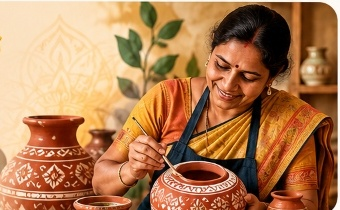
#> input picture apps/mobile/assets/images/artisan_hero.jpg, 340 x 210 px
$ python -i image_studio.py   (imports and definitions only)
#> lines starting #> are read from the running program, lines starting #| are printed output that depends on the picture
#> further down, picture is the input picture: PIL image 340x210 RGB; mean R, G, B 176.3, 124, 82.7
### services/api/app/utils/storage.py
"""Storage utility supporting Cloudinary, MinIO / S3, and local filesystem fallback."""
import io
import json
import os
import uuid
from pathlib import Path
from urllib.parse import urlparse
from app.config import settings

UPLOAD_DIR = Path("uploads")
UPLOAD_DIR.mkdir(parents=True, exist_ok=True)


class StorageService:
    def __init__(self):
        self._client = None
        self._checked = False
        self._available = False

    # [28 lines left out: functions _has_cloudinary, _get_client, not called in this run]

    async def upload_file(self, file_bytes: bytes, filename: str, content_type: str = "image/jpeg") -> str:
        """Upload a file to Cloudinary if configured, else MinIO if available, otherwise local filesystem."""
        ext = os.path.splitext(filename)[1] or ".jpg"
        unique_name = f"{uuid.uuid4().hex}{ext}"

        # 1. Cloudinary upload if configured
        if self._has_cloudinary():
            try:
                import cloudinary
                import cloudinary.uploader
                cloudinary.config(
                    cloud_name=settings.CLOUDINARY_CLOUD_NAME,
                    api_key=settings.CLOUDINARY_API_KEY,
                    api_secret=settings.CLOUDINARY_API_SECRET,
                    secure=True,
                )
                res = cloudinary.uploader.upload(
                    file_bytes,
                    public_id=os.path.splitext(unique_name)[0],
                    resource_type="image",
                    folder="kalasathi",
                )
                if res and res.get("secure_url"):
                    return res["secure_url"]
            except Exception:
                pass

        # 2. MinIO / S3 upload if available
        client = self._get_client()
        if client:
            try:
                data_stream = io.BytesIO(file_bytes)
                if not client.bucket_exists(settings.MINIO_BUCKET):
                    client.make_bucket(settings.MINIO_BUCKET)
                client.set_bucket_policy(
                    settings.MINIO_BUCKET,
                    json.dumps({
                        "Version": "2012-10-17",
                        "Statement": [{
                            "Effect": "Allow",
                            "Principal": {"AWS": ["*"]},
                            "Action": ["s3:GetObject"],
                            "Resource": [f"arn:aws:s3:::{settings.MINIO_BUCKET}/*"],
                        }],
                    }),
                )
                client.put_object(
                    settings.MINIO_BUCKET,
                    unique_name,
                    data_stream,
                    length=len(file_bytes),
                    content_type=content_type,
                )
                public_base = settings.MINIO_PUBLIC_URL.rstrip("/")
                if not public_base:
                    protocol = "https" if settings.MINIO_USE_SSL else "http"
                    endpoint = "localhost:9000" if settings.MINIO_ENDPOINT.startswith("minio:") else settings.MINIO_ENDPOINT
                    public_base = f"{protocol}://{endpoint}"
                return f"{public_base}/{settings.MINIO_BUCKET}/{unique_name}"
            except Exception:
                self._available = False

        # 3. Local storage fallback - fast and reliable
        if settings.ENVIRONMENT.lower() == "production":
            raise RuntimeError("Configured image storage is unavailable in production")
        file_path = UPLOAD_DIR / unique_name
        with open(file_path, "wb") as f:
            f.write(file_bytes)
        api_base = settings.PUBLIC_API_URL.rstrip("/")
        return f"{api_base}/uploads/{unique_name}"

    async def delete_file(self, url: str) -> None:
        """Best-effort deletion for an image removed from a draft."""
        parsed = urlparse(url)
        path_parts = [part for part in parsed.path.split("/") if part]

        if "res.cloudinary.com" in (parsed.hostname or "") and self._has_cloudinary():
            try:
                import cloudinary
                import cloudinary.uploader
                cloudinary.config(
                    cloud_name=settings.CLOUDINARY_CLOUD_NAME,
                    api_key=settings.CLOUDINARY_API_KEY,
                    api_secret=settings.CLOUDINARY_API_SECRET,
                    secure=True,
                )
                upload_index = path_parts.index("upload")
                public_parts = path_parts[upload_index + 1:]
                if public_parts and public_parts[0].startswith("v") and public_parts[0][1:].isdigit():
                    public_parts = public_parts[1:]
                if public_parts:
                    public_id = "/".join(public_parts)
                    public_id = os.path.splitext(public_id)[0]
                    cloudinary.uploader.destroy(public_id, resource_type="image")
            except Exception:
                pass
            return

        if path_parts and path_parts[0] == settings.MINIO_BUCKET:
            client = self._get_client()
            if client and len(path_parts) > 1:
                try:
                    client.remove_object(settings.MINIO_BUCKET, "/".join(path_parts[1:]))
                except Exception:
                    pass
            return

        if len(path_parts) == 2 and path_parts[0] == "uploads":
            filename = Path(path_parts[1]).name
            target = (UPLOAD_DIR / filename).resolve()
            if target.parent == UPLOAD_DIR.resolve():
                try:
                    target.unlink(missing_ok=True)
                except OSError:
                    pass


storage = StorageService()

### services/api/app/utils/image_studio.py
"""AI Image Studio: High-performance professional product photography engine.
Generates exactly 10 distinct, selectable variations while strictly preserving
the authentic product's identity, color, texture, and geometry.
"""
import io
import base64
import numpy as np
import cv2
from PIL import Image, ImageDraw, ImageFilter
from app.utils.storage import storage


# [39 lines left out: function remove_background, not called in this run]


def correct_lighting_and_white_balance(image: Image.Image) -> Image.Image:
    """Applies Gray World white balance and CLAHE contrast enhancement."""
    cv_img = cv2.cvtColor(np.array(image.convert("RGB")), cv2.COLOR_RGB2BGR)

    # 1. Auto White Balance via Gray World Assumption
    result = cv_img.copy().astype(np.float32)
    avg_b = np.mean(result[:, :, 0])
#> avg_b = 82.75
    avg_g = np.mean(result[:, :, 1])
#> avg_g = 124
    avg_r = np.mean(result[:, :, 2])
#> avg_r = 176.3
    avg_gray = (avg_b + avg_g + avg_r) / 3.0
#> avg_gray = 127.7

    if avg_b > 0 and avg_g > 0 and avg_r > 0:
        result[:, :, 0] = np.clip(result[:, :, 0] * (avg_gray / avg_b), 0, 255)
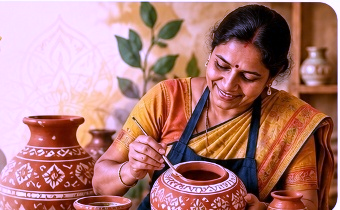
#> result: shape (210, 340, 3) float32; mean B, G, R 120.5, 124, 176.3
        result[:, :, 1] = np.clip(result[:, :, 1] * (avg_gray / avg_g), 0, 255)
        result[:, :, 2] = np.clip(result[:, :, 2] * (avg_gray / avg_r), 0, 255)
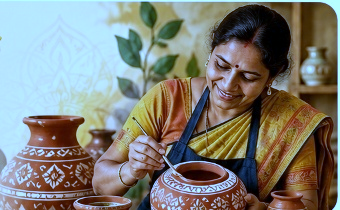
#> result: shape (210, 340, 3) float32; mean B, G, R 120.5, 127.7, 127.7

    balanced = result.astype(np.uint8)

    # 2. CLAHE contrast enhancement on Lightness channel
    lab = cv2.cvtColor(balanced, cv2.COLOR_BGR2LAB)
#> lab: shape (210, 340, 3); mean of channels 0, 1, 2 133.6, 129.5, 133.3
    l_channel, a_channel, b_channel = cv2.split(lab)
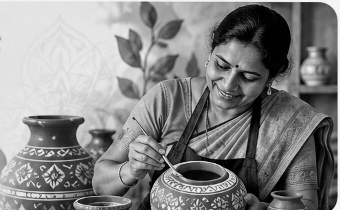
#> l_channel: shape (210, 340); min 0, max 244, mean 133.6
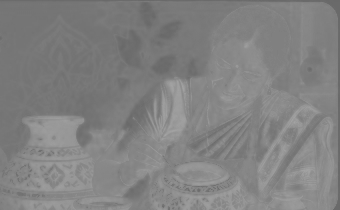
#> a_channel: shape (210, 340); min 104, max 163, mean 129.5
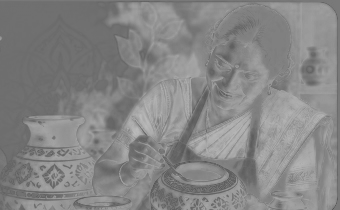
#> b_channel: shape (210, 340); min 84, max 187, mean 133.3
    clahe = cv2.createCLAHE(clipLimit=2.0, tileGridSize=(8, 8))
    enhanced_l = clahe.apply(l_channel)
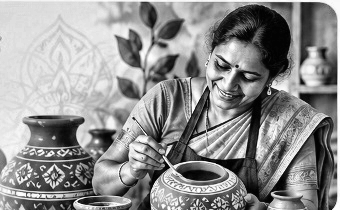
#> enhanced_l: shape (210, 340); min 0, max 255, mean 144
    merged_lab = cv2.merge([enhanced_l, a_channel, b_channel])
#> merged_lab: shape (210, 340, 3); mean of channels 0, 1, 2 144, 129.5, 133.3
    enhanced_bgr = cv2.cvtColor(merged_lab, cv2.COLOR_LAB2BGR)
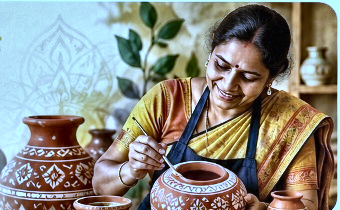
#> enhanced_bgr: shape (210, 340, 3); mean B, G, R 130.2, 137.9, 138.5

    return Image.fromarray(cv2.cvtColor(enhanced_bgr, cv2.COLOR_BGR2RGB))


# [51 lines left out: function create_variation_composition, not called in this run]


# Exactly 10 distinct, selectable variations conforming to user specifications
VARIATION_SPECS = [
    {
        "id": "var_1",
        "style": "clean_white_studio",
        "title": "Clean White Studio",
        "title_hi": "स्वच्छ सफेद स्टूडियो",
        "title_mr": "स्वच्छ पांढरी स्टुडिओ पार्श्वभूमी",
        "desc": "Pristine white e-commerce catalog studio background with zero distractions.",
        "bg_top": (255, 255, 255),
        "bg_bottom": (255, 255, 255),
        "zoom": 1.0,
        "shadow": False,
        "shadow_opacity": 0,
        "shift_x": 0,
        "shift_y": 0,
    },
    {
        "id": "var_2",
        "style": "warm_cream_studio",
        "title": "Warm Cream Studio",
        "title_hi": "वार्म क्रीम स्टूडियो",
        "title_mr": "उबदार मलईदार स्टुडिओ पार्श्वभूमी",
        "desc": "Warm cream tone enhancing earthy terracotta, textiles, and warm handicrafts.",
        "bg_top": (253, 251, 247),
        "bg_bottom": (248, 243, 233),
        "zoom": 1.0,
        "shadow": True,
        "shadow_opacity": 65,
        "shift_x": 0,
        "shift_y": 0,
    },
    {
        "id": "var_3",
        "style": "neutral_beige",
        "title": "Neutral Beige Backdrop",
        "title_hi": "न्यूट्रल बेज पृष्ठभूमि",
        "title_mr": "तटस्थ बेज पार्श्वभूमी",
        "desc": "Elegant matte neutral beige backdrop creating an artisanal organic aesthetic.",
        "bg_top": (244, 239, 232),
        "bg_bottom": (235, 227, 218),
        "zoom": 1.0,
        "shadow": True,
        "shadow_opacity": 75,
        "shift_x": 0,
        "shift_y": 0,
    },
    {
        "id": "var_4",
        "style": "soft_natural_daylight",
        "title": "Soft Natural Daylight",
        "title_hi": "प्राकृतिक कोमल धूप",
        "title_mr": "मऊ नैसर्गिक सूर्यप्रकाश",
        "desc": "Gentle morning sun diffusion with natural warmth and soft ambient tones.",
        "bg_top": (255, 253, 247),
        "bg_bottom": (255, 246, 230),
        "zoom": 1.0,
        "shadow": True,
        "shadow_opacity": 60,
        "shift_x": 0,
        "shift_y": 0,
    },
    {
        "id": "var_5",
        "style": "studio_lighting_exposure",
        "title": "Studio Lighting & Exposure",
        "title_hi": "उन्नत स्टूडियो लाइटिंग",
        "title_mr": "सुधारित स्टुडिओ प्रकाश आणि एक्सपोजर",
        "desc": "High-clarity balanced studio lighting with enhanced contrast and color accuracy.",
        "bg_top": (248, 250, 252),
        "bg_bottom": (241, 245, 249),
        "zoom": 1.0,
        "shadow": False,
        "shadow_opacity": 0,
        "shift_x": 0,
        "shift_y": 0,
    },
    {
        "id": "var_6",
        "style": "front_facing_angle",
        "title": "Front-Facing Perspective",
        "title_hi": "सामने का सीधा कोण",
        "title_mr": "समोरासमोर कोन (Front View)",
        "desc": "Direct eye-level front presentation with grounded footing and balanced margins.",
        "bg_top": (255, 255, 255),
        "bg_bottom": (250, 250, 250),
        "zoom": 1.02,
        "shadow": True,
        "shadow_opacity": 80,
        "shift_x": 0,
        "shift_y": 6,
    },
    {
        "id": "var_7",
        "style": "three_quarter_view",
        "title": "Three-Quarter Angle View",
        "title_hi": "तीन-चौथाई कोण दृश्य",
        "title_mr": "तीन-चतुर्थांश दृश्य (3/4 View)",
        "desc": "Artistic three-quarter perspective framing giving three-dimensional depth.",
        "bg_top": (250, 247, 242),
        "bg_bottom": (242, 237, 229),
        "zoom": 0.96,
        "shadow": True,
        "shadow_opacity": 70,
        "shift_x": -10,
        "shift_y": 2,
    },
    {
        "id": "var_8",
        "style": "detail_macro_view",
        "title": "Side & Detail Macro View",
        "title_hi": "बारीक नक्काशी व विवरण दृश्य",
        "title_mr": "सूक्ष्म कारागिरी दृश्य (Detail View)",
        "desc": "High-definition close-up zoom highlighting authentic hand-crafted textures.",
        "bg_top": (255, 255, 255),
        "bg_bottom": (250, 250, 250),
        "zoom": 1.28,
        "shadow": False,
        "shadow_opacity": 0,
        "shift_x": 0,
        "shift_y": 0,
    },
    {
        "id": "var_9",
        "style": "lifestyle_setting",
        "title": "Artisanal Lifestyle Setting",
        "title_hi": "आकर्षक लाइफस्टाइल सेटिंग",
        "title_mr": "आकर्षक जीवनशैली मांडणी (Lifestyle)",
        "desc": "Boutique showcase setting with warm organic terracotta and linen background aura.",
        "bg_top": (251, 245, 239),
        "bg_bottom": (242, 232, 221),
        "zoom": 0.95,
        "shadow": True,
        "shadow_opacity": 85,
        "shift_x": 0,
        "shift_y": 0,
    },
    {
        "id": "var_10",
        "style": "premium_catalogue_composition",
        "title": "Premium Catalogue Composition",
        "title_hi": "प्रीमियम कैटलॉग रचना",
        "title_mr": "प्रीमियम कॅटलॉग रचना (Catalogue Style)",
        "desc": "High-end luxury exhibition composition with delicate floating contact shadows.",
        "bg_top": (250, 249, 246),
        "bg_bottom": (245, 243, 239),
        "zoom": 1.0,
        "shadow": True,
        "shadow_opacity": 75,
        "shift_x": 0,
        "shift_y": 0,
    },
]


# [61 lines not run here, left out]

>>> from PIL import Image
>>> picture = Image.open('../../../../apps/mobile/assets/images/artisan_hero.jpg')
>>> result = correct_lighting_and_white_balance(picture)
